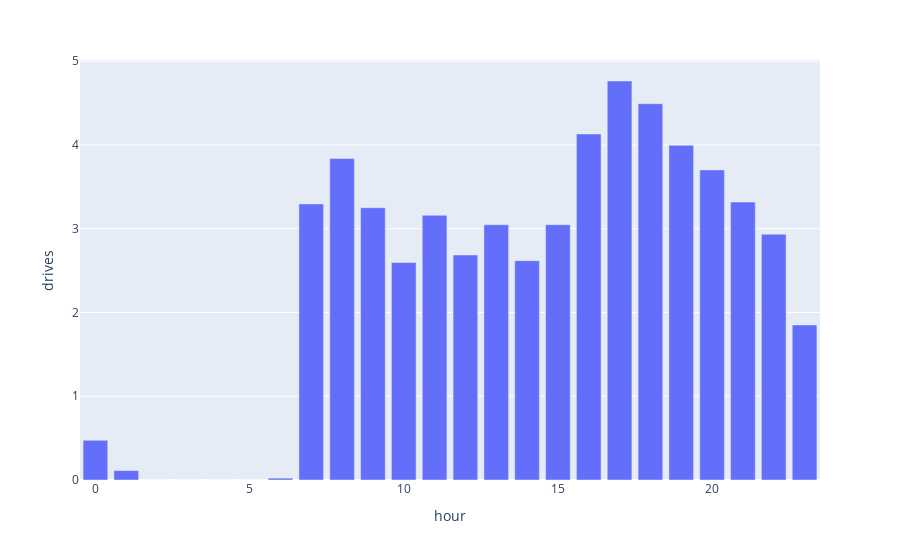
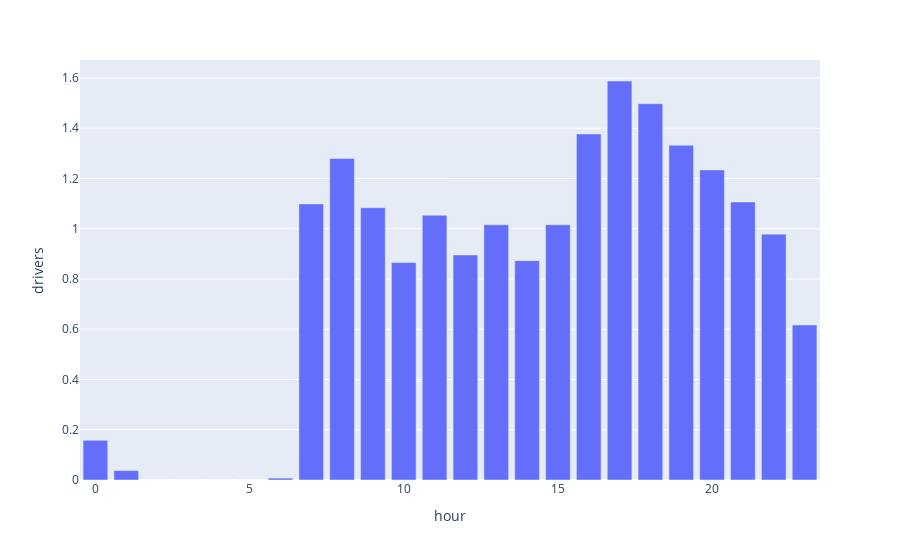

The code cell stored with these charts, in order, in its notebook:
### Code cell
# Calculate needed drivers
if needed_rides_main_routes - len(cleaned_drives) > 0:
    simulated_rides_1 = simulated_rides.sample(int(needed_rides_main_routes - len(cleaned_drives)))
    total_rides = pd.concat([cleaned_drives, simulated_rides_1])
else:
    total_rides = cleaned_drives.sample(int(needed_rides_main_routes))

hours = list(range(0, 24))
numb_drivers_per_hour = []
avg_drives_per_hour = []
for i in hours:
    numb_drivers_per_hour.append(
        fa.calculate_number_drivers(total_rides, i, 0.3)[0]
    )
    avg_drives_per_hour.append(
        fa.calculate_number_drivers(total_rides, i, 0.3)[1]
    )

df_drivers_per_hour = pd.DataFrame(
    list(zip(hours, numb_drivers_per_hour)), columns=["hour", "drivers"]
)

df_drives_per_hour = pd.DataFrame(
    list(zip(hours, avg_drives_per_hour)), columns=["hour", "drives"]
)

fig_drivers = px.bar(df_drivers_per_hour, x="hour", y="drivers")
fig_drives = px.bar(df_drives_per_hour, x="hour", y="drives")
fig_drives.show()
fig_drivers.show()

### Figure 1 — Plotly figure (JSON) as saved in the notebook; plotly's stock layout.template omitted (floating-point values rounded to 4 significant figures)
{"data": [{"alignmentgroup": "True", "hovertemplate": "hour=%{x}<br>drives=%{y}<extra></extra>", "legendgroup": "", "marker": {"color": "#636efa", "pattern": {"shape": ""}}, "name": "", "offsetgroup": "", "orientation": "v", "showlegend": false, "textposition": "auto", "type": "bar", "x": [0, 1, 2, 3, 4, 5, 6, 7, 8, 9, 10, 11, 12, 13, 14, 15, 16, 17, 18, 19, 20, 21, 22, 23], "xaxis": "x", "y": [0.4742, 0.1129, 0, 0, 0, 0, 0.02258, 3.297, 3.839, 3.252, 2.597, 3.161, 2.687, 3.048, 2.619, 3.048, 4.132, 4.765, 4.494, 3.997, 3.703, 3.319, 2.935, 1.852], "yaxis": "y"}], "layout": {"barmode": "relative", "legend": {"tracegroupgap": 0}, "margin": {"t": 60}, "xaxis": {"anchor": "y", "domain": [0, 1], "title": {"text": "hour"}}, "yaxis": {"anchor": "x", "domain": [0, 1], "title": {"text": "drives"}}}}

### Figure 2 — Plotly figure (JSON) as saved in the notebook; plotly's stock layout.template omitted (floating-point values rounded to 4 significant figures)
{"data": [{"alignmentgroup": "True", "hovertemplate": "hour=%{x}<br>drivers=%{y}<extra></extra>", "legendgroup": "", "marker": {"color": "#636efa", "pattern": {"shape": ""}}, "name": "", "offsetgroup": "", "orientation": "v", "showlegend": false, "textposition": "auto", "type": "bar", "x": [0, 1, 2, 3, 4, 5, 6, 7, 8, 9, 10, 11, 12, 13, 14, 15, 16, 17, 18, 19, 20, 21, 22, 23], "xaxis": "x", "y": [0.1581, 0.03763, 0, 0, 0, 0, 0.007527, 1.099, 1.28, 1.084, 0.8656, 1.054, 0.8957, 1.016, 0.8731, 1.016, 1.377, 1.588, 1.498, 1.332, 1.234, 1.106, 0.9785, 0.6172], "yaxis": "y"}], "layout": {"barmode": "relative", "legend": {"tracegroupgap": 0}, "margin": {"t": 60}, "xaxis": {"anchor": "y", "domain": [0, 1], "title": {"text": "hour"}}, "yaxis": {"anchor": "x", "domain": [0, 1], "title": {"text": "drivers"}}}}
